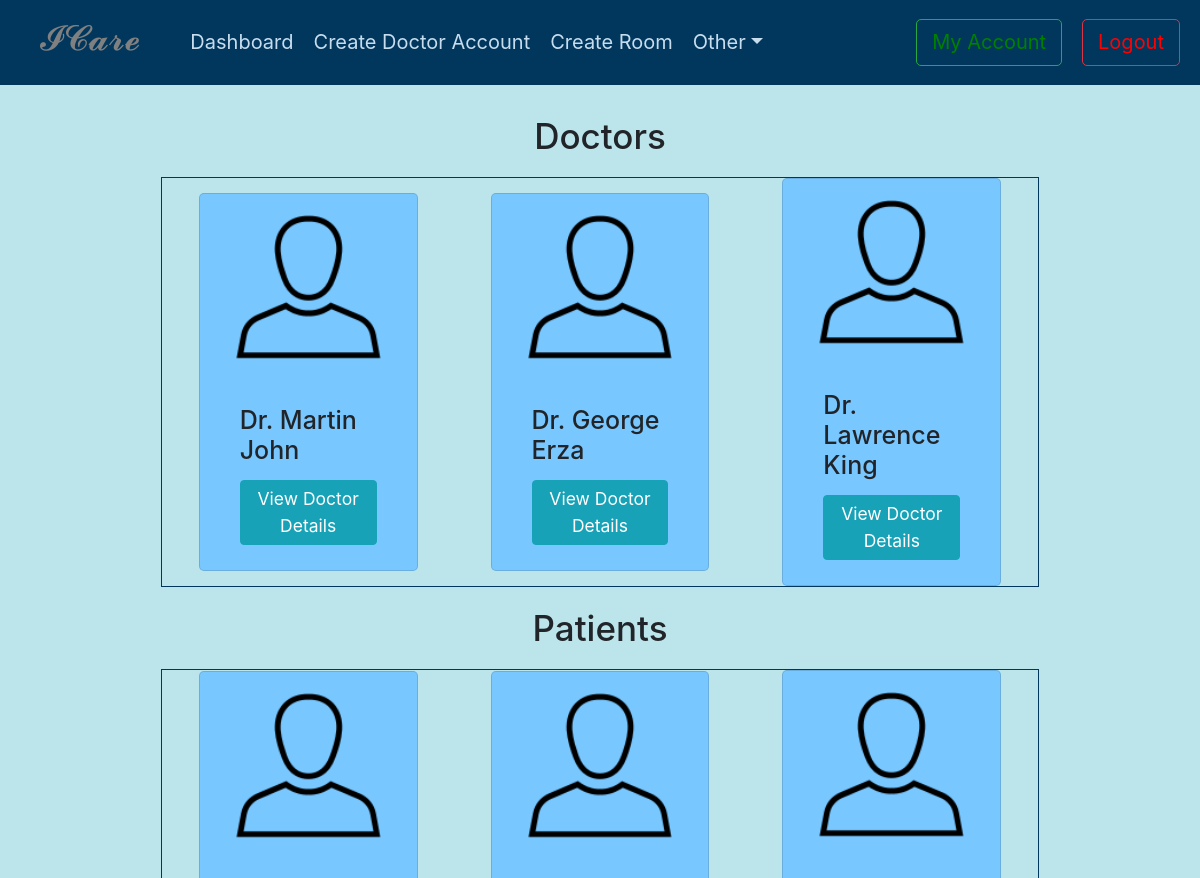
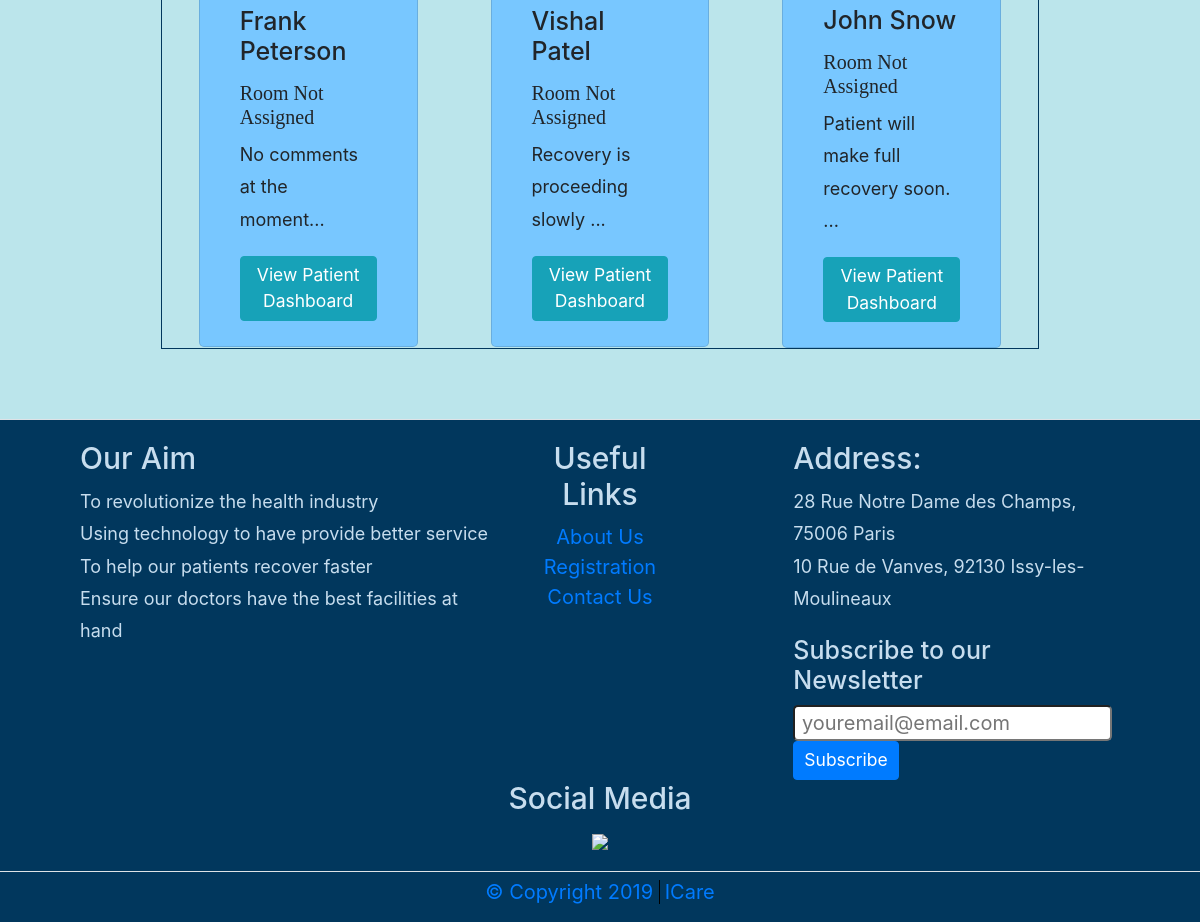
/admin-dashboard.php (signed in), run on the app's committed database (2 pictures, top to bottom).
### tables this page shows
CREATE TABLE `users` (
  `id` int(10) NOT NULL,
  `FirstName` varchar(100) NOT NULL,
  `LastName` varchar(100) NOT NULL,
  `Email` varchar(100) NOT NULL,
  `user_type` varchar(20) NOT NULL,
  `Password` varchar(100) NOT NULL
);

CREATE TABLE `patient` (
  `idPatient` int(10) NOT NULL,
  `First_Name` varchar(45) DEFAULT NULL,
  `Last_Name` varchar(45) DEFAULT NULL,
  `Phone_number` varchar(45) DEFAULT NULL,
  `BirthDate` varchar(45) DEFAULT NULL,
  `Address` varchar(45) DEFAULT NULL,
  `Cholesterol` varchar(450) DEFAULT NULL,
  `Emerg_FirstName` varchar(45) DEFAULT NULL,
  `Emerg_LastName` varchar(45) DEFAULT NULL,
  `Emerg_Relation` varchar(45) DEFAULT NULL,
  `Emerg_PhoneNumber1` varchar(20) DEFAULT NULL,
  `Emerg2_PhoneNumber2` varchar(20) DEFAULT NULL,
  `Emerg_PhoneNumber2` varchar(20) DEFAULT NULL,
  `HepatitisB` varchar(45) DEFAULT NULL,
  `ChickenPox` varchar(45) DEFAULT NULL,
  `Measles` varchar(45) DEFAULT NULL,
  `Medical_History` varchar(800) DEFAULT NULL,
  `Height` varchar(45) DEFAULT NULL,
  `Weight` varchar(45) DEFAULT NULL,
  `DoctorId` int(11) DEFAULT NULL,
  `Gender` varchar(30) NOT NULL,
  `Occupation` varchar(30) NOT NULL,
  `Marital_Status` varchar(30) NOT NULL,
  `EmailID` varchar(50) NOT NULL,
  `Social_Security` varchar(50) NOT NULL,
  `Emerg2_Relation` varchar(50) NOT NULL,
  `Emerg2_FirstName` varchar(50) NOT NULL,
  `Emerg2_PhoneNumber1` varchar(20) NOT NULL,
  `BloodPressure` varchar(100) NOT NULL,
  `HeartDisease` varchar(100) NOT NULL,
  `Vaccination_History` varchar(100) NOT NULL,
  `OtherHealthIssues` varchar(500) NOT NULL,
  `Emerg2_LastName` varchar(30) NOT NULL,
  `DoctorComments` text DEFAULT NULL,
  `RoomNo` int(20) NOT NULL
);

### admin-dashboard.php (the view, shortened to what this page needs)
<?php
    include('includes/header.php');
?>
    <div class="main-content">
        <h3 class="text-center">Doctors</h3>
        <div class="card-container row">
            <?php
                $results = mysqli_query($conn, "SELECT * FROM users WHERE user_type = 'doctor'");
                while ($row = mysqli_fetch_assoc($results)) { ?>
                <div class="card col-md-3" style="margin: auto; ">
                    <img class="card-img-top" src="images/avatar1.png" alt="User Image" style="padding: 20px;">
                    <div class="card-body">
                        <h5 class="card-title">Dr. <?php echo $row['FirstName'] ," ", $row['LastName']; ?></h5>
                        <a href="doctor-details.php?id=<?php echo $row['id']?>" class="btn btn-info btn-sm">View Doctor Details</a>
                    </div>
                </div>
            <?php } ?>
        </div>
        <h3 class="text-center">Patients</h3>
        <div class="card-container row" style="">
            <?php
                $results = mysqli_query($conn, "SELECT * FROM patient");
                while ($row = mysqli_fetch_assoc($results)) {
                    $str = strtok($row['DoctorComments'], "\n");
                    ?>
                <div class="card col-md-3" style="margin: auto;">
                    <img class="card-img-top" src="images/avatar1.png" alt="Patient Image" style="padding: 20px;">
                    <div class="card-body">
                        <h5 class="card-title"><?php echo $row['First_Name'] ," ", $row['Last_Name']; ?></h5>
                        <h6><?php if($row['RoomNo'] == 0 )echo "Room Not Assigned" ?> </h6>
                        <p class="card-text"><?php echo $str ,"..."?></p>
                        <a href="view-patient-dashboard.php?id=<?php echo $row['idPatient']?>" class="btn btn-info btn-sm">View Patient Dashboard</a>
                    </div>
                </div>
            <?php } ?>
        </div>
    </div>
    </div>
<?php
	include('includes/footer.php');
?>

### css/styles.css (style rules this page uses)
:root { font-size: 20px; }
p { font-size: 18px; line-height: 1.8; }
h6 { font-family: "Times New Roman", Times, serif; }
.main-content { width: 75%; margin: 0 auto; padding: 30px 0 50px 0; }
.card { background-color: #78c7ff ; }
.card-container { margin: 20px auto; border: 1px solid #01375d; }

### data on the page
users: FirstName "Martin", LastName "John"
users: FirstName "George", LastName "Erza"
users: FirstName "Lawrence", LastName "King"
patient: First_Name "Frank", Last_Name "Peterson", RoomNo "Room Not Assigned", DoctorComments "No comments at the moment"
patient: First_Name "Vishal", Last_Name "Patel", RoomNo "Room Not Assigned", DoctorComments "Recovery is proceeding slowly"
patient: First_Name "John", Last_Name "Snow", RoomNo "Room Not Assigned", DoctorComments "Patient will make full recovery soon."
